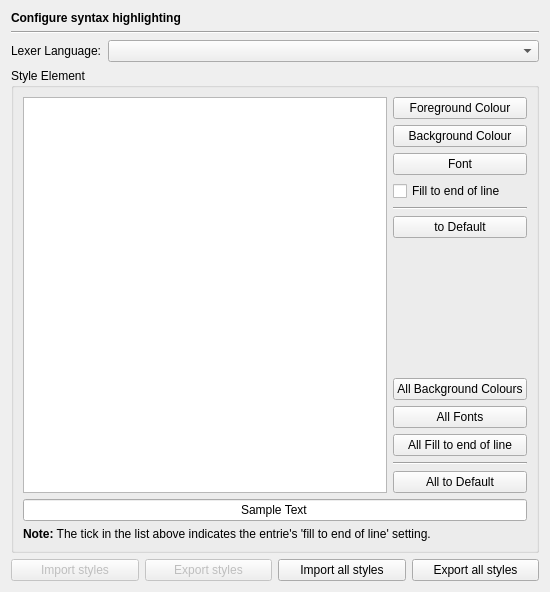
<?xml version="1.0" encoding="UTF-8"?>
<ui version="4.0">
 <class>EditorHighlightingStylesPage</class>
 <widget class="QWidget" name="EditorHighlightingStylesPage">
  <property name="geometry">
   <rect>
    <x>0</x>
    <y>0</y>
    <width>550</width>
    <height>592</height>
   </rect>
  </property>
  <layout class="QVBoxLayout" name="verticalLayout">
   <item>
    <widget class="QLabel" name="headerLabel">
     <property name="text">
      <string>&lt;b&gt;Configure syntax highlighting&lt;/b&gt;</string>
     </property>
    </widget>
   </item>
   <item>
    <widget class="Line" name="line1">
     <property name="frameShape">
      <enum>QFrame::HLine</enum>
     </property>
     <property name="frameShadow">
      <enum>QFrame::Sunken</enum>
     </property>
     <property name="orientation">
      <enum>Qt::Horizontal</enum>
     </property>
    </widget>
   </item>
   <item>
    <layout class="QHBoxLayout">
     <item>
      <widget class="QLabel" name="TextLabel1_3">
       <property name="toolTip">
        <string/>
       </property>
       <property name="text">
        <string>Lexer Language:</string>
       </property>
       <property name="buddy">
        <cstring></cstring>
       </property>
      </widget>
     </item>
     <item>
      <widget class="QComboBox" name="lexerLanguageComboBox">
       <property name="sizePolicy">
        <sizepolicy hsizetype="Expanding" vsizetype="Fixed">
         <horstretch>0</horstretch>
         <verstretch>0</verstretch>
        </sizepolicy>
       </property>
       <property name="toolTip">
        <string>Select the lexer language to be configured.</string>
       </property>
      </widget>
     </item>
    </layout>
   </item>
   <item>
    <widget class="QGroupBox" name="styleGroup">
     <property name="title">
      <string>Style Element</string>
     </property>
     <layout class="QGridLayout" name="gridLayout">
      <item row="0" column="0" rowspan="12">
       <widget class="QListWidget" name="styleElementList">
        <property name="selectionMode">
         <enum>QAbstractItemView::ExtendedSelection</enum>
        </property>
       </widget>
      </item>
      <item row="0" column="1">
       <widget class="QPushButton" name="foregroundButton">
        <property name="toolTip">
         <string>Select the foreground colour.</string>
        </property>
        <property name="text">
         <string>Foreground Colour</string>
        </property>
       </widget>
      </item>
      <item row="1" column="1">
       <widget class="QPushButton" name="backgroundButton">
        <property name="toolTip">
         <string>Select the background colour.</string>
        </property>
        <property name="text">
         <string>Background Colour</string>
        </property>
       </widget>
      </item>
      <item row="2" column="1">
       <widget class="QPushButton" name="fontButton">
        <property name="toolTip">
         <string>Select the font.</string>
        </property>
        <property name="text">
         <string>Font</string>
        </property>
       </widget>
      </item>
      <item row="3" column="1">
       <widget class="QCheckBox" name="eolfillCheckBox">
        <property name="toolTip">
         <string>Select end of line fill.</string>
        </property>
        <property name="text">
         <string>Fill to end of line</string>
        </property>
       </widget>
      </item>
      <item row="4" column="1">
       <widget class="Line" name="line">
        <property name="orientation">
         <enum>Qt::Horizontal</enum>
        </property>
       </widget>
      </item>
      <item row="5" column="1">
       <widget class="QPushButton" name="defaultButton">
        <property name="toolTip">
         <string>Press to set the current style to its default values</string>
        </property>
        <property name="text">
         <string>to Default</string>
        </property>
       </widget>
      </item>
      <item row="6" column="1">
       <spacer>
        <property name="orientation">
         <enum>Qt::Vertical</enum>
        </property>
        <property name="sizeHint" stdset="0">
         <size>
          <width>20</width>
          <height>51</height>
         </size>
        </property>
       </spacer>
      </item>
      <item row="7" column="1">
       <widget class="QPushButton" name="allBackgroundColoursButton">
        <property name="toolTip">
         <string>Select the background colour for all styles</string>
        </property>
        <property name="text">
         <string>All Background Colours</string>
        </property>
       </widget>
      </item>
      <item row="8" column="1">
       <widget class="QPushButton" name="allFontsButton">
        <property name="toolTip">
         <string>Select the font for all styles.</string>
        </property>
        <property name="text">
         <string>All Fonts</string>
        </property>
       </widget>
      </item>
      <item row="9" column="1">
       <widget class="QPushButton" name="allEolFillButton">
        <property name="toolTip">
         <string>Select the eol fill for all styles</string>
        </property>
        <property name="text">
         <string>All Fill to end of line</string>
        </property>
       </widget>
      </item>
      <item row="10" column="1">
       <widget class="Line" name="line_2">
        <property name="orientation">
         <enum>Qt::Horizontal</enum>
        </property>
       </widget>
      </item>
      <item row="11" column="1">
       <widget class="QPushButton" name="allDefaultButton">
        <property name="toolTip">
         <string>Press to set all styles to their default values</string>
        </property>
        <property name="text">
         <string>All to Default</string>
        </property>
       </widget>
      </item>
      <item row="12" column="0" colspan="2">
       <widget class="QLineEdit" name="sampleText">
        <property name="focusPolicy">
         <enum>Qt::NoFocus</enum>
        </property>
        <property name="text">
         <string>Sample Text</string>
        </property>
        <property name="alignment">
         <set>Qt::AlignHCenter</set>
        </property>
        <property name="readOnly">
         <bool>true</bool>
        </property>
       </widget>
      </item>
      <item row="13" column="0" colspan="2">
       <widget class="QLabel" name="label">
        <property name="text">
         <string>&lt;b&gt;Note:&lt;/b&gt; The tick in the list above indicates the entrie's 'fill to end of line' setting.</string>
        </property>
        <property name="wordWrap">
         <bool>true</bool>
        </property>
       </widget>
      </item>
     </layout>
    </widget>
   </item>
   <item>
    <layout class="QHBoxLayout" name="horizontalLayout">
     <item>
      <widget class="QPushButton" name="importCurrentButton">
       <property name="enabled">
        <bool>false</bool>
       </property>
       <property name="toolTip">
        <string>Imports all styles of the currently selected language</string>
       </property>
       <property name="text">
        <string>Import styles</string>
       </property>
      </widget>
     </item>
     <item>
      <widget class="QPushButton" name="exportCurrentButton">
       <property name="enabled">
        <bool>false</bool>
       </property>
       <property name="toolTip">
        <string>Exports all styles of the currently selected language</string>
       </property>
       <property name="text">
        <string>Export styles</string>
       </property>
      </widget>
     </item>
     <item>
      <widget class="QPushButton" name="importAllButton">
       <property name="toolTip">
        <string>Imports all styles of all languages</string>
       </property>
       <property name="text">
        <string>Import all styles</string>
       </property>
      </widget>
     </item>
     <item>
      <widget class="QPushButton" name="exportAllButton">
       <property name="toolTip">
        <string>Exports all styles of all languages</string>
       </property>
       <property name="text">
        <string>Export all styles</string>
       </property>
      </widget>
     </item>
    </layout>
   </item>
  </layout>
 </widget>
 <tabstops>
  <tabstop>lexerLanguageComboBox</tabstop>
  <tabstop>styleElementList</tabstop>
  <tabstop>foregroundButton</tabstop>
  <tabstop>backgroundButton</tabstop>
  <tabstop>fontButton</tabstop>
  <tabstop>eolfillCheckBox</tabstop>
  <tabstop>defaultButton</tabstop>
  <tabstop>allBackgroundColoursButton</tabstop>
  <tabstop>allFontsButton</tabstop>
  <tabstop>allEolFillButton</tabstop>
  <tabstop>allDefaultButton</tabstop>
 </tabstops>
 <resources/>
 <connections/>
</ui>
